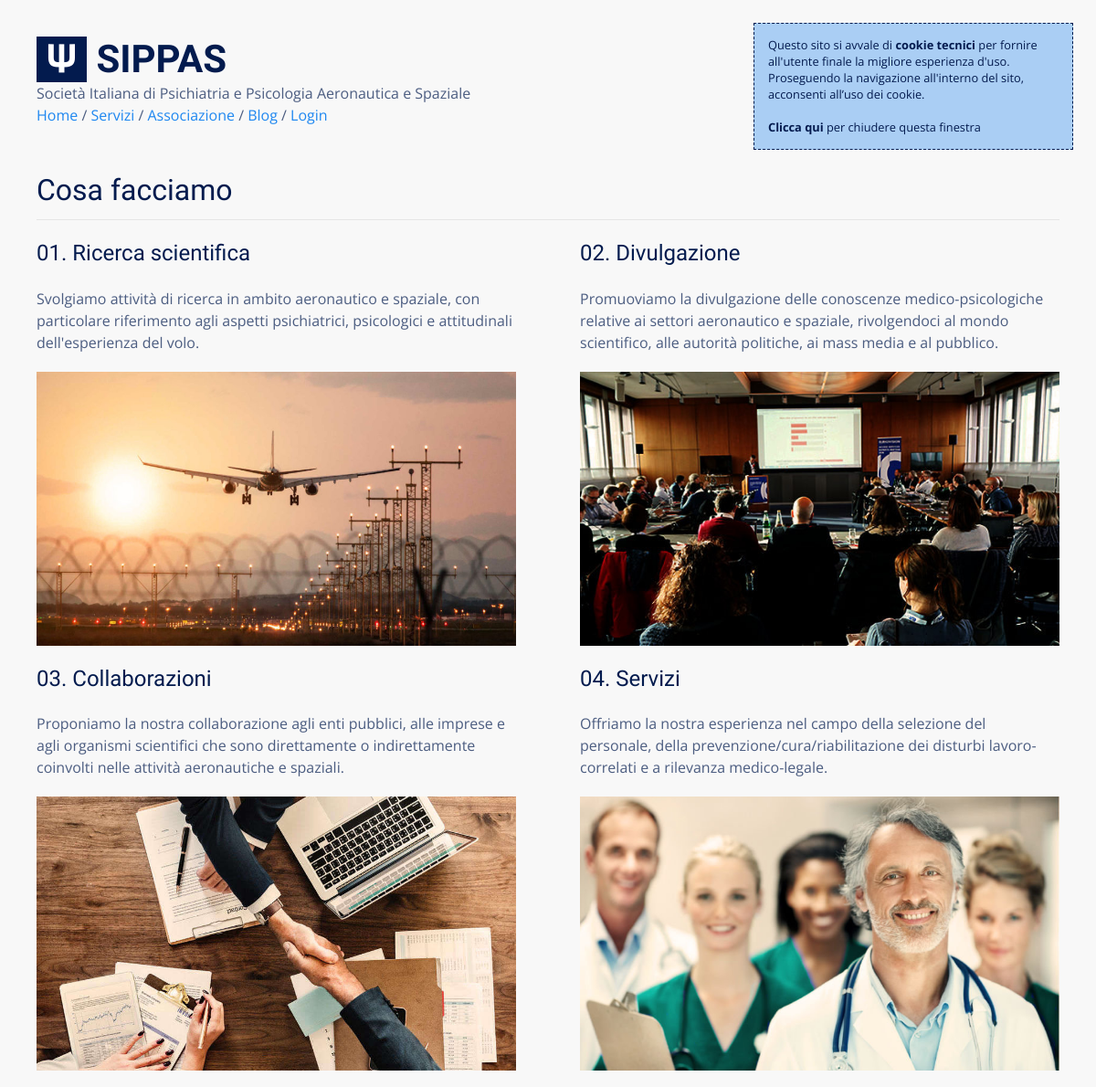
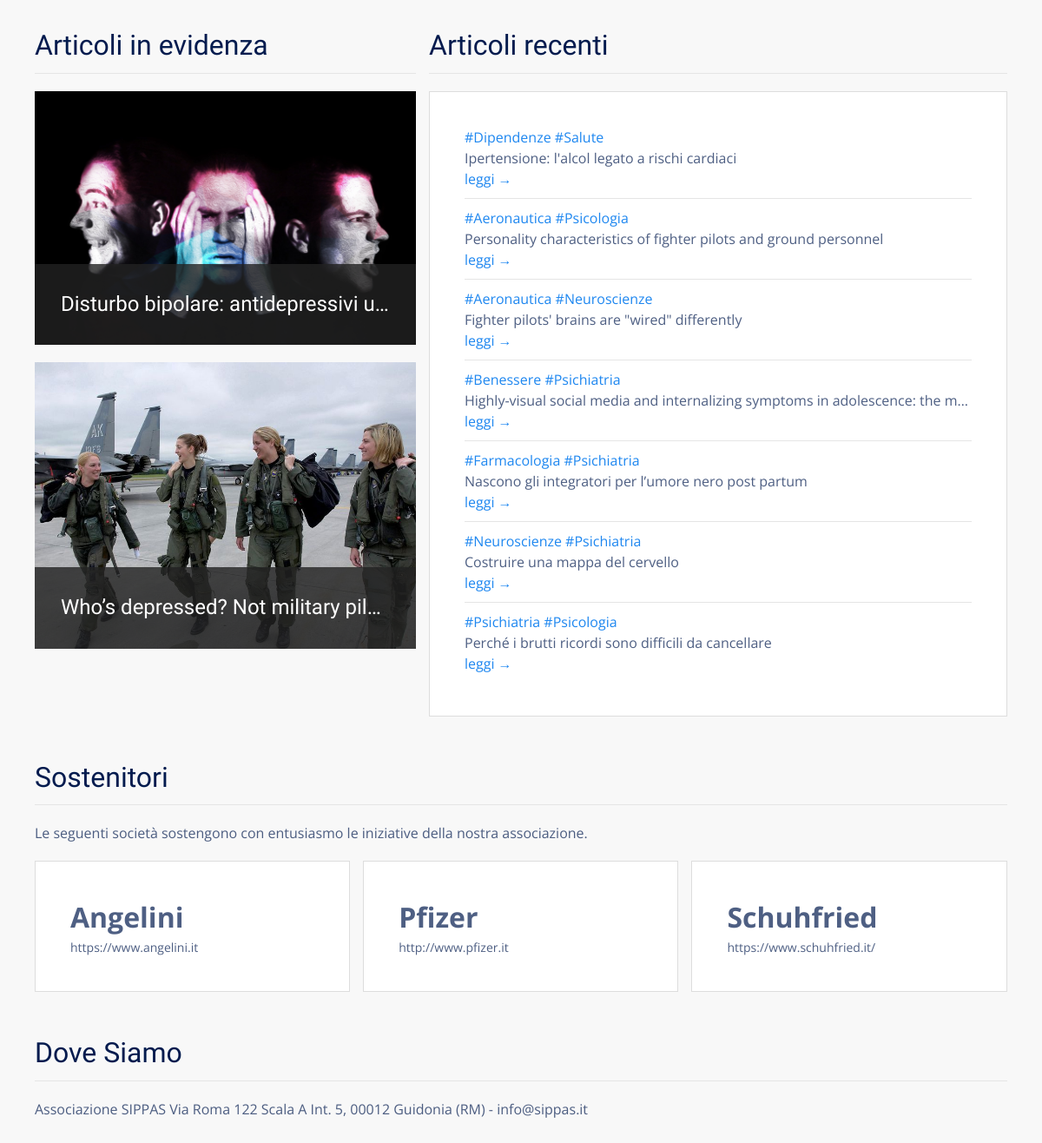
The page / on the database its author committed (2 pictures, top to bottom).
### tables this page shows
CREATE TABLE "posts" (
  "id" integer NOT NULL,
  "title" text,
  "body" TEXT,
  "teaser" text,
  "tags" TEXT,
  "is_sticky" integer,
  "author" text,
  "created_at" TEXT,
  "updated_at" text,
  "published_at" TEXT,
  PRIMARY KEY ("id")
);

### flaskApp/blueprints/main/routes.py (the view)
@bp_main.route("/")
@cache.cached()
def index():
  stickies = query_db('SELECT * FROM posts WHERE is_sticky == 1 ORDER BY updated_at DESC LIMIT 2')
  latest = query_db('SELECT * FROM posts  WHERE is_sticky == 0 ORDER BY id DESC LIMIT {}'.format(4 if len(stickies) < 2 else 7))
  return render_template("main/index.html", latests=latest, stickies=stickies, consent = request.cookies.get('cookie_consent'))

### flaskApp/db/sqlite.py (called while the page is built)
def get_db():
  if "db" not in g:
    g.db = sqlite3.connect(
      db_path,
      detect_types = sqlite3.PARSE_DECLTYPES,
      isolation_level = "DEFERRED"
    )
    g.db.cursor().execute("PRAGMA journal_mode=WAL")
    g.db.row_factory = sqlite3.Row
  return g.db

def query_db(query, args=(), one = False):
  with closing(get_db().cursor().execute(query, args)) as cur:
    rv = cur.fetchall()
    return (rv[0] if rv else None) if one else rv

### flaskApp/blueprints/main/templates/main/index.html (shortened to what this page needs)
{% extends 'base.html' %}
{% block content %}
<div class="uk-section">
  <div class="uk-container">
    <h2 class="uk-heading-divider">Cosa facciamo</h2>
    <div class="uk-grid uk-grid-large uk-child-width-1-2@m">
      <div class="uk-margin-bottom">
        <h3>01. Ricerca scientifica</h3>
        <p>Svolgiamo attività di ricerca in ambito aeronautico e spaziale, con particolare riferimento agli aspetti
          psichiatrici, psicologici e attitudinali dell'esperienza del volo.</p>
        <div class="uk-height-medium uk-flex uk-flex-center uk-flex-middle uk-background-cover uk-light"
          data-src="{{ url_for('static', filename='img/research.jpg') }}" uk-img="">
        </div>
      </div>
      <div class="uk-margin-bottom">
        <h3>02. Divulgazione</h3>
        <p>Promuoviamo la divulgazione delle conoscenze medico-psicologiche relative ai settori aeronautico e
          spaziale, rivolgendoci al mondo scientifico, alle autorità politiche, ai mass media e al pubblico.</p>
        <div class="uk-height-medium uk-flex uk-flex-center uk-flex-middle uk-background-cover uk-light"
          data-src="{{ url_for('static', filename='img/tell.jpg') }}" uk-img="">
        </div>
      </div>
      <div class="uk-margin-bottom">
        <h3>03. Collaborazioni</h3>
        <p>Proponiamo la nostra collaborazione agli enti pubblici, alle imprese e agli organismi scientifici che
          sono direttamente o indirettamente coinvolti nelle attività aeronautiche e spaziali.</p>
        <div class="uk-height-medium uk-flex uk-flex-center uk-flex-middle uk-background-cover uk-light"
          data-src="{{ url_for('static', filename='img/teamwork.jpg') }}" uk-img="">
        </div>
      </div>
      <div>
        <h3>04. Servizi</h3>
        <p>Offriamo la nostra esperienza nel campo della selezione del personale, della
          prevenzione/cura/riabilitazione dei disturbi lavoro-correlati e a rilevanza medico-legale.</p>
        <div class="uk-height-medium uk-flex uk-flex-center uk-flex-middle uk-background-cover uk-light"
          data-src="{{ url_for('static', filename='img/services.jpg') }}" uk-img="">
        </div>
      </div>
    </div>
  </div>
</div>
<div class="uk-section">
  <div class="uk-container">
    <div class="uk-grid uk-grid-small">
      <div class="uk-margin uk-width-2-5@m">
        <h2 class="uk-heading-divider">Articoli in evidenza</h2>
        <div class="uk-grid uk-child-width-1-1">
          {% for s in stickies %}
            {% if s.teaser %}
              <div class="uk-margin-bottom">
                <div class="uk-inline">
                    <img src="{{ url_for('static', filename='blog/' + s.teaser | replace('#', s.id | string)) }}" alt="">
                  <div class="uk-overlay uk-overlay-primary uk-position-bottom">
                    <h3 class="uk-text-truncate"><a href="{{ url_for('blog.view_post', id=s.id) }}">{{ s.title }}</a></h3>
                  </div>
                </div>
              </div>
            {% endif %}
          {% endfor %}
        </div>
      </div>
      <div class="uk-width-expand uk-margin uk-margin-remove-top">
        <h2 class="uk-heading-divider">Articoli recenti</h2>
        <div class="uk-card uk-card-default">
          <div class="uk-card-body">
            <ul class="uk-list uk-list-divider uk-margin-medium">
              {% for l in latests %}
              <li class="uk-text-truncate uk-padding-vertical uk-padding-horizontal-small">
                {% for tag in l.tags.split(' ') %}
                <a href="{{ url_for('blog.posts_tagged', tag=tag) }}">{{ tag }}</a>
                {% endfor %}<br>
                {{ l.title | capitalize }}<br>
                <a href="{{ url_for('blog.view_post', id=l.id) }}">leggi &rarr;</a><br>
              </li>
              {% endfor %}
            </ul>
          </div>
        </div>
      </div>
    </div>
  </div>
</div>
<div class="uk-section">
  <div class="uk-container">
    <h2 class="uk-heading-divider">Sostenitori</h2>
    <p>Le seguenti società sostengono con entusiasmo le iniziative della nostra associazione.</p>
    <div class="uk-child-width-1-2@m uk-child-width-1-3@l uk-grid uk-grid-match uk-grid-stack uk-grid-small" uk-grid="">
      <div class="uk-first-column">
        <div class="uk-card uk-card-default uk-grid uk-grid-collapse uk-margin uk-grid-stack" uk-grid="">
          <div class="uk-first-column">
            <div class="uk-card-body">
              <p style="font-size:2em" class="uk-text-bold uk-margin-remove-bottom uk-width-expand">Angelini</p>
              <p class="uk-margin-remove-top uk-text-small"><a class="uk-link uk-link-text"
                  href="https://www.angelini.it" target="_blank">
                  https://www.angelini.it
                </a></p>
            </div>
          </div>
        </div>
      </div>
      <div class="uk-grid-margin uk-first-column">
        <div class="uk-card uk-card-default uk-grid uk-grid-collapse uk-margin uk-grid-stack" uk-grid="">
          <div class="uk-first-column">
            <div class="uk-card-body">
              <p style="font-size:2em" class="uk-text-bold uk-margin-remove-bottom uk-width-expand">Pfizer</p>
              <p class="uk-margin-remove-top uk-text-small"><a class="uk-link uk-link-text" href="http://www.pfizer.it"
                  target="_blank">
                  http://www.pfizer.it
                </a></p>
            </div>
          </div>
        </div>
      </div>
      <div class="uk-grid-margin uk-first-column">
        <div class="uk-card uk-card-default uk-grid uk-grid-collapse uk-margin uk-grid-stack" uk-grid="">
          <div class="uk-first-column">
            <div class="uk-card-body">
              <p style="font-size:2em" class="uk-text-bold uk-margin-remove-bottom uk-width-expand">Schuhfried</p>
              <p class="uk-margin-remove-top uk-text-small"><a class="uk-link uk-link-text"
                  href="https://www.schuhfried.it/" target="_blank">
                  https://www.schuhfried.it/
                </a></p>
            </div>
          </div>
        </div>
      </div>
    </div>
  </div>
</div>
<div class="uk-section uk-margin-top">
  <div class="uk-container">
    <h2 class="uk-heading-divider">Dove Siamo</h2>
    <p>Associazione SIPPAS Via Roma 122 Scala A Int. 5, 00012 Guidonia (RM) - info@sippas.it</p>
  </div>
</div>
{% endblock %}

### flaskApp/templates/base.html (shortened to what this page needs)
<html lang="it">
<head>
  {% include 'head.html' %}
</head>
<body>
  {% block navbar %}
    {% include 'navbar.html' %}
  {% endblock %}
  <div class="uk-container uk-margin-large-bottom">
    {% block content %}
    {% endblock %}
  </div>
</body>
</html>

### flaskApp/templates/head.html (shortened to what this page needs)
<link rel="stylesheet" href="{{ url_for('static', filename='css/vendor/uikit.min.css') }}">
<link rel="stylesheet" href="{{ url_for('static', filename='css/main.css') }}">

### flaskApp/templates/navbar.html
<div class="uk-container uk-margin-large uk-margin-bottom">
  <h1 class="uk-margin-medium-top uk-margin-remove-bottom">
    <span style="display: inline-block;background-color:#031b4e;color:#fff;padding:0px 10px">𝚿</span>
    <span class="uk-text-bold">SIPPAS</span>
  </h1>
  <p class="uk-margin-remove-vertical">
    Società Italiana di Psichiatria e Psicologia Aeronautica e Spaziale<br>
  </p>
  <a href="{{ url_for('main.index') }}">Home</a> /
  <a href="{{ url_for('main.services') }}">Servizi</a> /
  <a href="{{ url_for('main.gild') }}">Associazione</a> /
  <a href="{{ url_for('blog.posts') }}">Blog</a> /
  {% if current_user.is_authenticated %}
    <a href="{{ url_for('blog.dashboard') }}">Dashboard</a> /
    <a href="{{ url_for('users.logout') }}">Logout</a>
  {% else %}
    <a href="{{ url_for('users.login') }}">Login</a>
  {% endif %}
</div>

### flaskApp/static/css/main.css (style rules this page uses)
html { font-family: 'Open Sans', sans-serif; font-size: 16px; font-weight: normal; line-height: 1.5; background: #f8f8f8; color: rgba(3,27,78,0.7); }
h1, .uk-h1, h2, .uk-h2, h3, .uk-h3, h4, .uk-h4, h5, .uk-h5, h6, .uk-h6 { font-family: 'Yanone Kaffeesatz', sans-serif; margin: 0 0 20px 0; font-weight: normal; color: #031b4e; text-transform: none; }
li { margin-bottom: 8px; }
.uk-section { padding: 0px; padding-top: 30px; }
.uk-card-default { color: rgba(3,27,78,0.7) !important; box-shadow: none; border: 1px solid #ddd; }

### rows shown on the page
posts: teaser+id (picture), title "Disturbo bipolare: antidepressivi u…"
posts: teaser+id (picture), title "Who’s depressed? Not military pil…"
posts: tag "#Dipendenze" "#Salute", title "Ipertensione: l'alcol legato a rischi cardiaci"
posts: tag "#Aeronautica" "#Psicologia", title "Personality characteristics of fighter pilots and ground personnel"
posts: tag "#Aeronautica" "#Neuroscienze", title "Fighter pilots' brains are \"wired\" differently"
posts: tag "#Benessere" "#Psichiatria", title "Highly-visual social media and internalizing symptoms in adolescence: the m…"
posts: tag "#Farmacologia" "#Psichiatria", title "Nascono gli integratori per l’umore nero post partum"
posts: tag "#Neuroscienze" "#Psichiatria", title "Costruire una mappa del cervello"
posts: tag "#Psichiatria" "#Psicologia", title "Perché i brutti ricordi sono difficili da cancellare"
